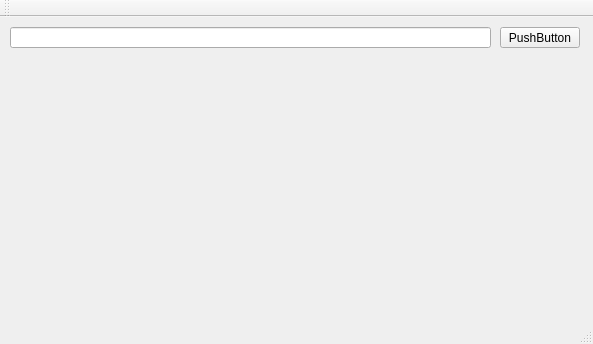
<?xml version="1.0" encoding="UTF-8"?>
<ui version="4.0">
 <class>MainWindow</class>
 <widget class="QMainWindow" name="MainWindow">
  <property name="geometry">
   <rect>
    <x>0</x>
    <y>0</y>
    <width>593</width>
    <height>344</height>
   </rect>
  </property>
  <property name="windowTitle">
   <string>MainWindow</string>
  </property>
  <widget class="QWidget" name="centralWidget">
   <widget class="QLineEdit" name="lineEdit">
    <property name="geometry">
     <rect>
      <x>10</x>
      <y>10</y>
      <width>481</width>
      <height>21</height>
     </rect>
    </property>
   </widget>
   <widget class="QPushButton" name="btnFind">
    <property name="geometry">
     <rect>
      <x>500</x>
      <y>10</y>
      <width>80</width>
      <height>21</height>
     </rect>
    </property>
    <property name="text">
     <string>PushButton</string>
    </property>
   </widget>
  </widget>
  <widget class="QMenuBar" name="menuBar">
   <property name="geometry">
    <rect>
     <x>0</x>
     <y>0</y>
     <width>593</width>
     <height>20</height>
    </rect>
   </property>
  </widget>
  <widget class="QToolBar" name="mainToolBar">
   <attribute name="toolBarArea">
    <enum>TopToolBarArea</enum>
   </attribute>
   <attribute name="toolBarBreak">
    <bool>false</bool>
   </attribute>
  </widget>
  <widget class="QStatusBar" name="statusBar"/>
 </widget>
 <layoutdefault spacing="6" margin="11"/>
 <resources/>
 <connections/>
</ui>
